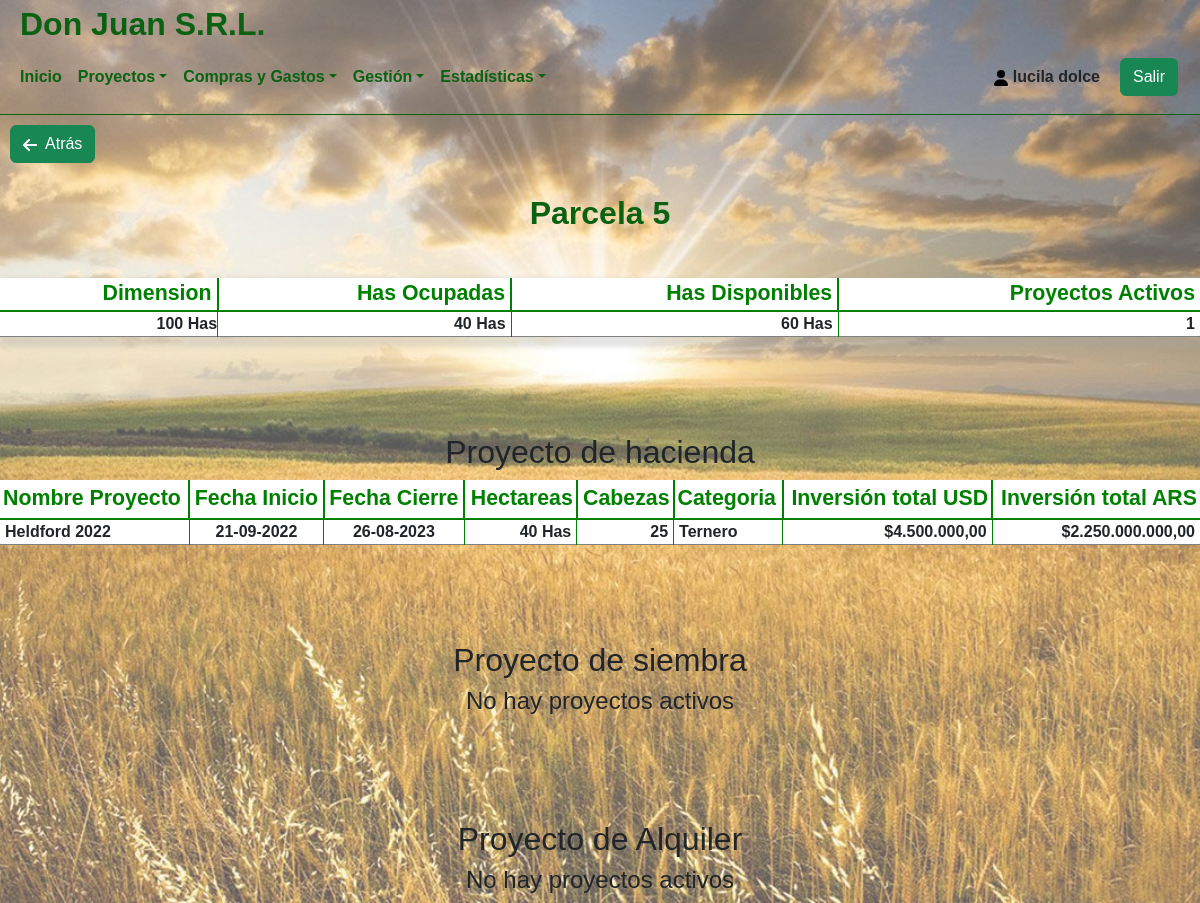
Screenshot of /System/parcelas.php?no=5 (signed in) with the database file from the repository.
### tables this page shows
CREATE TABLE `usuarios` (
  `id_usuario` int(11) NOT NULL,
  `usuario` varchar(45) NOT NULL,
  `password` varchar(45) NOT NULL,
  `nombre` varchar(45) NOT NULL,
  `apellido` varchar(45) NOT NULL,
  `id_tipoUsuario` int(11) NOT NULL,
  `id_EstadoUsuario` int(1) NOT NULL
);

CREATE TABLE `parcela` (
  `id_Parcela` int(11) NOT NULL,
  `dimension` int(11) NOT NULL
);

CREATE TABLE `detallehacienda` (
  `id_DetalleHacienda` int(11) NOT NULL,
  `id_Proyecto` int(11) NOT NULL,
  `fechaInicio` date NOT NULL,
  `fechaCierre` date NOT NULL,
  `cantidadCabezas` int(11) NOT NULL,
  `id_Categoria` int(11) NOT NULL,
  `inversion` varchar(45) NOT NULL,
  `id_Moneda` int(2) NOT NULL,
  `tipoCambio` varchar(45) NOT NULL
);

CREATE TABLE `proyectos` (
  `id_Proyecto` int(11) NOT NULL,
  `id_Parcela` int(11) NOT NULL,
  `nombreProyecto` varchar(45) NOT NULL,
  `id_TipoProyecto` int(11) NOT NULL,
  `cantidadHas` int(11) NOT NULL,
  `id_EstadoProyecto` int(11) NOT NULL
);

CREATE TABLE `categoria` (
  `id_Categoria` int(11) NOT NULL,
  `nombreCategoria` varchar(45) NOT NULL
);

### System/parcelas.php (the view, shortened to what the rows shown need)
<?php
include ("../Modelo/Conexion.php");
include('../Template/Cabecera.php');
$parcela = $_GET['no'];
?>
<center>
	<div class="">
		<?php
			if($parcela == 1){
				echo "<h1>Parcela 1</h1>";
			}else if($parcela == 2){
				echo "<h1>Parcela 2</h1>";
			}else if($parcela == 3){
				echo "<h1>Parcela 3</h1>";
			}else if($parcela == 4){
				echo "<h1>Parcela 4</h1>";
			}else if($parcela == 5){
				echo "<h1>Parcela 5</h1>";
			}else if($parcela == 6){
				echo "<h1>Parcela 6</h1>";
			}else if($parcela == 7){
				echo "<h1>Parcela 7</h1>";
			}else if($parcela == 8){
				echo "<h1>Parcela 8</h1>";
			}else if($parcela == 9){
				echo "<h1>Parcela 9</h1>";
			}else if($parcela == 10){
				echo "<h1>Parcela 10</h1>";
			}else if($parcela == 11){
				echo "<h1>Parcela 11</h1>";
			}
		?>
	</div>
	<br>
</center>
<center>
<table style="border:none; width:1200px; background-color: white; border-radius:2px;box-shadow: 5px 5px 5px 5px rgba(165, 164, 164, 0.3);">
		<thead>
		<tr style="color:green; background-color:white;font-weight:bold;border-bottom: 2px solid green;">
			<th style="text-align:center;font-size:16pt;text-align:right;padding-right:5px;border-right: 2px solid green">Dimension</th>
			<th style="text-align:center;font-size:16pt;text-align:right;padding-right:5px;border-right: 2px solid green">Has Ocupadas</th>
			<th style="text-align:center;font-size:16pt;text-align:right;padding-right:5px;border-right: 2px solid green">Has Disponibles</th>
			<th style="text-align:center;font-size:16pt;text-align:right;padding-right:5px;">Proyectos Activos</th>
		</tr>
		</thead>
	   <?php
		$consulta=mysqli_query($conexion, "SELECT p.id_Parcela,
		p.dimension, sum(pr.cantidadHas) AS cantHas, p.dimension - sum(pr.cantidadHas) AS hasDisp, count(pr.id_Proyecto) AS cantPro
		FROM parcela p
		LEFT JOIN Proyectos pr on p.id_Parcela = pr.id_Parcela
		WHERE p.id_Parcela = '$parcela'");
		while($listar = mysqli_fetch_array($consulta))
		{
			$fechaActual = date('Y-m-d');
			$sent= "SELECT count(p.id_Proyecto) AS totalH, SUM(p.cantidadHas) AS totalHasH, p.id_EstadoProyecto
			FROM proyectos p
			LEFT JOIN detallehacienda dh ON dh.id_Proyecto = p.id_Proyecto
			WHERE dh.fechaCierre > '$fechaActual' AND p.id_EstadoProyecto = 2 AND p.id_Parcela = '$parcela'";
			$resultado = $conexion->query($sent);
			$row = $resultado->fetch_assoc();
			$totalH = $row['totalH'];
			$totalHasH = $row['totalHasH'];
			$sent1= "SELECT count(*) AS totalS, SUM(p.cantidadHas) AS totalHasS, p.id_EstadoProyecto
			FROM proyectos p
			LEFT JOIN detallesiembra ds ON ds.id_Proyecto = p.id_Proyecto
			WHERE ds.fechaCierre > '$fechaActual' AND p.id_EstadoProyecto = 2 AND p.id_Parcela = $parcela";
			$resultado1 = $conexion->query($sent1);
			$row1 = $resultado1->fetch_assoc();
			$totalS = $row1['totalS'];
			$totalHasS = $row1['totalHasS'];
			$totalPr = $totalH + $totalS;
			$totalHas = $totalHasH + $totalHasS;
			$hasDisponibles = $listar['dimension'] - $totalHas;
			echo "
			<tr style='border-bottom:1px solid grey;'>
				<td style='font-weight:bold;text-align:right;padding-left:5px;border-right: 1px solid green'>$listar[dimension] Has</td>
				<td style='font-weight:bold;text-align:right;padding-right:5px;border-right: 1px solid green'>$totalHas Has</td>
				<td style='font-weight:bold;text-align:right;padding-right:5px;border-right: 1px solid green'>$hasDisponibles Has</td>
				<td style='font-weight:bold;text-align:right;padding-right:5px;'>$totalPr</td>
		</tr>";
		}
?>
</table>
	<br>
	<br>
	<br>
	<br>
	<table style="border:none; width:1200px; background-color: white; border-radius:2px;">
		<h2> Proyecto de hacienda</caption>
		<?php
			$fechaActual = date('Y-m-d');
			$sent= "SELECT count(p.id_Proyecto) AS TOTAL
			FROM proyectos p
			LEFT JOIN detallehacienda d ON d.id_Proyecto = p.id_Proyecto
			WHERE p.id_Parcela = '$parcela' AND p.id_TipoProyecto = 1 AND d.fechaCierre > '$fechaActual' AND p.id_EstadoProyecto = 2";
			$resultado = $conexion->query($sent);
			$row = $resultado->fetch_assoc();
			$totalProyHac = $row['TOTAL'];
		if($totalProyHac > 0){
		?>
		<thead>
			<tr style="color:green; background-color:white;font-weight:bold; border-bottom: 2px solid green;">
				<th style="text-align:center;font-size:16pt;text-align:left;padding:3px;border-right: 2px solid green;">Nombre Proyecto</th>
				<th style="text-align:center;font-size:16pt;text-align:center;border-right: 2px solid green;padding:3px;">Fecha Inicio</th>
				<th style="text-align:center;font-size:16pt;text-align:center;border-right: 2px solid green;padding:3px;">Fecha Cierre</th>
				<th style="text-align:center;font-size:16pt;text-align:right;padding:3px;;border-right: 2px solid green;">Hectareas</th>
				<th style="text-align:center;font-size:16pt;text-align:right;padding:3px;border-right: 2px solid green;">Cabezas</th>
				<th style="text-align:center;font-size:16pt;text-align:left;padding:3px;border-right: 2px solid green;">Categoria</th>
				<th style="text-align:center;font-size:16pt;text-align:right;padding:3px;border-right: 2px solid green;">Inversión total USD</th>
				<th style="text-align:center;font-size:16pt;text-align:right;padding:3px;">Inversión total ARS</th>
			</tr>
		</thead>
</center>
<?php
		$fechaActual = date('Y-m-d');
		$consulta=mysqli_query($conexion, "SELECT
		pr.id_Proyecto, pr.nombreProyecto, dh.fechaInicio, dh.fechaCierre, pr.cantidadHas, dh.cantidadCabezas, c.nombreCategoria, dh.inversion, dh.id_Moneda AS monHac, dh.tipoCambio AS tipoCambHac, pr.id_EstadoProyecto
		FROM Proyectos pr
		INNER JOIN detalleHacienda dh ON pr.id_Proyecto = dh.id_Proyecto
		INNER JOIN Categoria c ON c.id_Categoria = dh.id_Categoria
		WHERE pr.id_Parcela = '$parcela' AND pr.id_EstadoProyecto = 2 AND dh.fechaCierre > '$fechaActual'");
		while($listar = mysqli_fetch_array($consulta))
		{
			$fec = date("d-m-Y", strtotime($listar['fechaInicio']));
			$fec2 = date("d-m-Y", strtotime($listar['fechaCierre']));
			$invInicial = $listar['inversion'];
			if($listar['monHac'] == 2){
				$invInicialDolares = $invInicial;
				$invInicialPesos = $invInicial * $listar['tipoCambHac'];
			}
			$enPesos = 0;
			$enDolares = 0;
			$enDolares = $enDolares + $invInicialDolares;
			$enPesos = $enPesos + $invInicialPesos;
			$dolares = number_format($enDolares, 2, ',','.');
			$pesos = number_format($enPesos, 2, ',','.');
			echo "
			<tr style='border-bottom:1px solid grey;'>
				<td style='font-weight:bold;text-align:left;padding-left:5px;border-right: 1px solid green;'>$listar[nombreProyecto]</td>
				<td style='font-weight:bold;text-align:center;border-right: 1px solid green;'>$fec</td>
				<td style='font-weight:bold;text-align:center;border-right: 1px solid green;'>$fec2</td>
				<td style='font-weight:bold;text-align:right;padding-right:5px;border-right: 1px solid green;'>$listar[cantidadHas] Has</td>
				<td style='font-weight:bold;text-align:right;padding-right:5px;border-right: 1px solid green;'>$listar[cantidadCabezas]</td>
				<td style='font-weight:bold;text-align:left;padding-left:5px;border-right: 1px solid green;'>$listar[nombreCategoria]</td>
				<td style='font-weight:bold;text-align:right;padding-right:5px;border-right: 1px solid green;'>$$dolares</td>
				<td style='font-weight:bold;text-align:right;padding-right:5px;'>$$pesos</td>
			</tr>";
		}
	}
	else{
		echo "<h4>No hay proyectos activos</h4>";
	}
?>
<br>
<br>
<br>
<br>
<center>
	<table style="border:none; width:1200px; background-color: white; border-radius:2px;">
		<h2>Proyecto de siembra</h2>
</table>
	<br>
	<br>
	<br>
	<br>
	<table style="border:none; width:1200px; background-color: white; border-radius:2px;">
		<h2> Proyecto de Alquiler</caption>
		<?php
			$fechaActual = date('Y-m-d');
			$sent= "SELECT count(p.id_Proyecto) AS TOTAL
			FROM proyectos p
			LEFT JOIN detallealquiler d ON d.id_Proyecto = p.id_Proyecto
			WHERE p.id_Parcela = '$parcela' AND p.id_TipoProyecto = 3 AND d.fechaCierre > '$fechaActual' AND p.id_EstadoProyecto = 2";
			$resultado = $conexion->query($sent);
			$row = $resultado->fetch_assoc();
			$totalProyAlq = $row['TOTAL'];
		if($totalProyAlq > 0){
		?>
		<thead>
			<tr style="color:green; background-color:white;font-weight:bold; border-bottom: 2px solid green;">
				<th style="text-align:center;font-size:16pt;text-align:left;padding:3px;border-right: 2px solid green;">Nombre Proyecto</th>
				<th style="text-align:center;font-size:16pt;text-align:center;border-right: 2px solid green;padding:3px;">Fecha Inicio</th>
				<th style="text-align:center;font-size:16pt;text-align:center;border-right: 2px solid green;padding:3px;">Fecha Cierre</th>
				<th style="text-align:center;font-size:16pt;text-align:right;padding:3px;;border-right: 2px solid green;">Hectareas</th>
				<th style="text-align:center;font-size:16pt;text-align:right;padding:3px;border-right: 2px solid green;">Monto estipulado USD</th>
				<th style="text-align:center;font-size:16pt;text-align:right;padding:3px;">Monto estipulado ARS</th>
			</tr>
		</thead>
</center>
<?php
		date_default_timezone_set('UTC');
		date_default_timezone_set("America/Buenos_Aires");
		$fechaActual = date('Y-m-d');
		$consulta=mysqli_query($conexion, "SELECT
		pr.id_Proyecto, pr.nombreProyecto, da.fechaInicio, da.fechaCierre, pr.cantidadHas, da.montoEstipulado, da.id_Moneda AS monAlq, da.tipoCambio AS tipoCambHac, pr.id_EstadoProyecto
		FROM Proyectos pr
		INNER JOIN detallealquiler da ON pr.id_Proyecto = da.id_Proyecto
		WHERE pr.id_Parcela = '$parcela' AND pr.id_EstadoProyecto = 2 AND da.fechaCierre > '$fechaActual'");
		while($listar = mysqli_fetch_array($consulta))
		{
			$proyec = $listar['id_Proyecto'];
			$fec = date("d-m-Y", strtotime($listar['fechaInicio']));
			$fec2 = date("d-m-Y", strtotime($listar['fechaCierre']));
			$invInicial = $listar['montoEstipulado'];
			if($listar['monAlq'] == 2){
				$invInicialDolares = $invInicial;
				$invInicialPesos = $invInicial * $listar['tipoCambHac'];
			}
			if($listar['monAlq'] == 1){
				$invInicialPesos = $invInicial;
				$invInicialDolares = $invInicial / $listar['tipoCambHac'];
			}
			$dolares = number_format($invInicialDolares, 2, ',','.');
			$pesos = number_format($invInicialPesos, 2, ',','.');
			echo "
			<tr style='border-bottom:1px solid grey;'>
				<td style='font-weight:bold;text-align:left;padding-left:5px;border-right: 1px solid green;'>$listar[nombreProyecto]</td>
				<td style='font-weight:bold;text-align:center;border-right: 1px solid green;'>$fec</td>
				<td style='font-weight:bold;text-align:center;border-right: 1px solid green;'>$fec2</td>
				<td style='font-weight:bold;text-align:right;padding-right:5px;border-right: 1px solid green;'>$listar[cantidadHas] Has</td>
				<td style='font-weight:bold;text-align:right;padding-right:5px;border-right: 1px solid green;'>$$dolares</td>
				<td style='font-weight:bold;text-align:right;padding-right:5px;'>$$pesos</td>
			</tr>";
		}
	}
	else{
		echo "<h4>No hay proyectos activos</h4>";
	}
?>
</table>
</body>

### Template/Cabecera.php (shortened to what the rows shown need)
<?php
include ("../Modelo/Conexion.php");
$iduser = $_SESSION['usuario'];
$sql = "SELECT * FROM usuarios WHERE usuario='$iduser'";
$resultado = $conexion->query($sql);
$row = $resultado->fetch_assoc();
$nombre = $row['nombre'];
$apellido = $row['apellido'];
?>
<!DOCTYPE html>
<html lang="es">
<head>
    <link href="https://cdn.jsdelivr.net/npm/bootstrap@5.2.0-beta1/dist/css/bootstrap.min.css" rel="stylesheet">
    <link href="https://unpkg.com/aos@2.3.1/dist/aos.css" rel="stylesheet">
	<link rel="stylesheet" href="../Css/estilos.css">
</head>
<body>
<header class="hea-pri" >
	<div class="titPrincipal">
		<h1>Don Juan S.R.L.</h1>
	</div>
    <nav class="navbar navbar-expand-lg navbar-light" style="border-bottom: 1px solid #0a6111;">
        <div class="container-fluid navpri">
            <div class="exit">
				<div class="exit-name">
				<p><svg xmlns="http://www.w3.org/2000/svg" height="1em" viewBox="0 0 448 512" style="fill:#000000;"><path d="M224 256A128 128 0 1 0 224 0a128 128 0 1 0 0 256zm-45.7 48C79.8 304 0 383.8 0 482.3C0 498.7 13.3 512 29.7 512H418.3c16.4 0 29.7-13.3 29.7-29.7C448 383.8 368.2 304 269.7 304H178.3z"/></svg>&nbsp<?php echo $nombre." ".$apellido;?></p>
				</div>
			</div>
        </div>
    </nav>
</header>

### rows the page displays
usuarios: nombre "lucila", apellido "dolce"
parcela: dimension "100", totalHas "40", hasDisponibles "60", totalPr "1"
detallehacienda: id_Proyecto.nombreProyecto "Heldford 2022", fechaInicio "21-09-2022", fechaCierre "26-08-2023", id_Proyecto.cantidadHas "40", cantidadCabezas "25", id_Categoria.nombreCategoria "Ternero", dolares "4.500.000,00", pesos "2.250.000.000,00"
